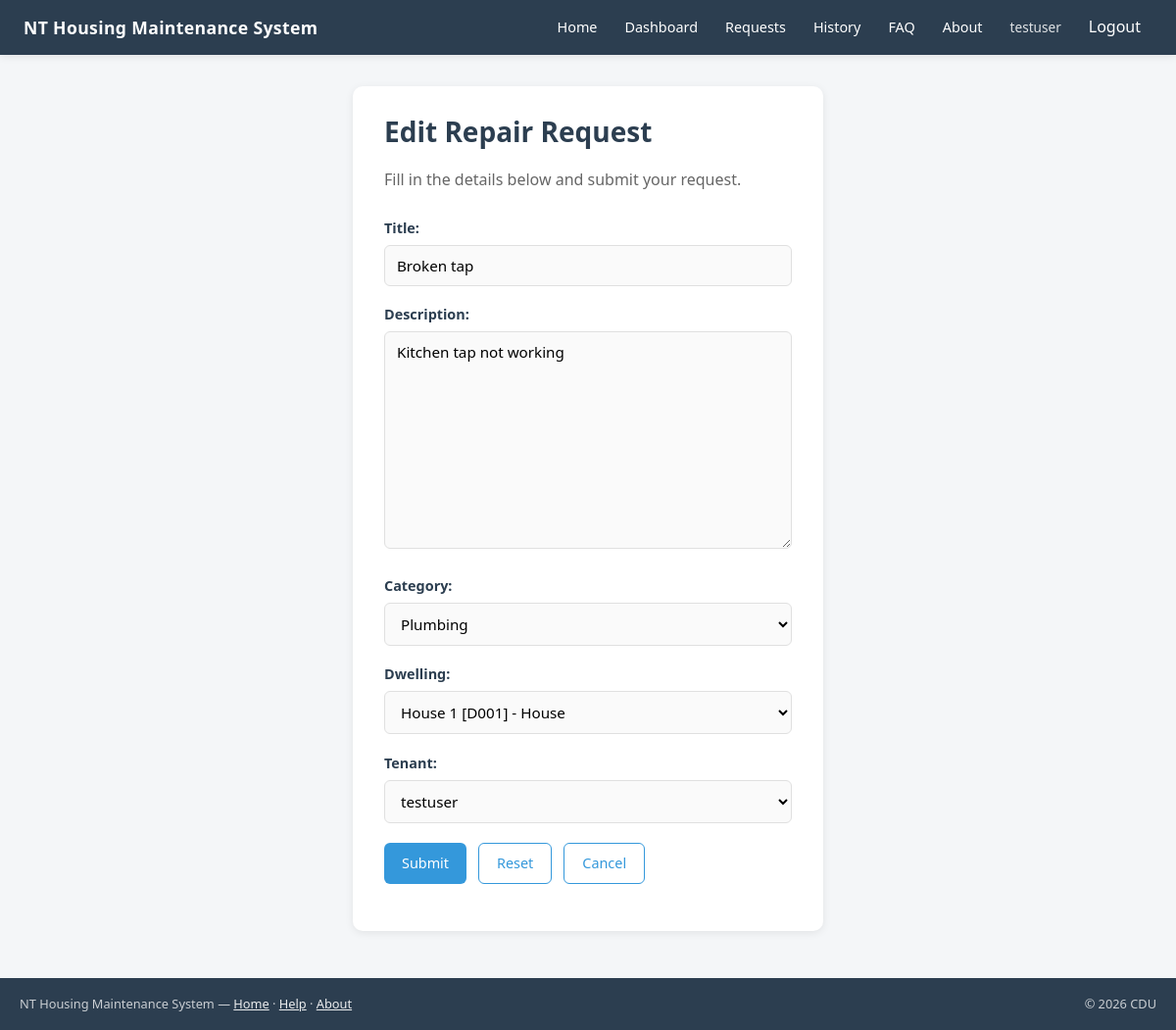
/requests/4/edit/ (signed in), run on the app's committed database.
### housing/models.py (models this page shows, shortened)
class RepairRequest(models.Model):
    STATUS_CHOICES = [
        ("pending", "Pending"),
        ("in_progress", "In Progress"),
        ("completed", "Completed"),
    ]
    objects = RepairRequestQuerySet.as_manager()
    dwelling = models.ForeignKey(Dwelling, on_delete=models.CASCADE)
    tenant = models.ForeignKey(Tenant, on_delete=models.CASCADE)
    category = models.ForeignKey(Category, on_delete=models.CASCADE)
    created_by = models.ForeignKey(
        User,
        on_delete=models.CASCADE,
        related_name="repair_requests",
        null=True,
        blank=True,
    )
    title = models.CharField(max_length=200)
    description = models.TextField()
    status = models.CharField(
        max_length=20,
        choices=STATUS_CHOICES,
        default="pending",
    )
    created_at = models.DateTimeField(auto_now_add=True)
    updated_at = models.DateTimeField(auto_now=True)

### housing/views.py (the view, shortened to what this page needs)
class RepairRequestUpdateView(LoginRequiredMixin, RepairRequestAccessMixin, UpdateView):
    model = RepairRequest
    template_name = "housing/repair_request_form.html"
    success_url = reverse_lazy("repair-request-list")
    login_url = "/login/"
    def get_queryset(self):
        return self.get_accessible_requests()
    def get_form_class(self):
        if PermissionService.is_staff_or_superuser(self.request.user):
            return RepairRequestStaffUpdateForm
        return RepairRequestUserUpdateForm

### housing/forms.py
class RepairRequestUserUpdateForm(forms.ModelForm):
    class Meta:
        model = RepairRequest
        fields = [
            "title",
            "description",
            "category",
            "dwelling",
            "tenant",
        ]

### housing/models.py (called while the page is built)
    def __str__(self):
        return f"{self.address} [{self.dwelling_code}] - {self.get_dwelling_type_display()}"

    def __str__(self):
        return self.user.username

    def __str__(self):
        return self.name

### housing/services.py (called while the page is built)
    @staticmethod
    def is_staff_or_superuser(user):
        return (
            user.is_authenticated
            and (
                user.is_staff
                or user.is_superuser
            )
        )

### housing/views.py (called while the page is built)
    def get_accessible_requests(self):
        if PermissionService.is_staff_or_superuser(self.request.user):
            return RepairRequest.objects.all()
        return RepairRequest.objects.filter(
            Q(created_by=self.request.user) |
            Q(tenant__user=self.request.user)
        ).distinct()

### housing/templates/housing/repair_request_form.html (shortened to what this page needs)
{% extends "housing/base.html" %}
{% block content %}
<div class="container container--narrow">
    <div class="page-card form-card">
        <h1>{% if object %}Edit Repair Request{% else %}Create Repair Request{% endif %}</h1>
        <p class="page-intro">Fill in the details below and submit your request.</p>
        <form method="post">
            {{ form.as_p }}
            <div class="actions">
                <button type="submit" class="btn btn-primary">Submit</button>
                <button type="reset" class="btn btn-outline">Reset</button>
                <a href="{% url 'repair-request-list' %}" class="btn btn-outline">Cancel</a>
            </div>
        </form>
    </div>
</div>
{% endblock %}

### housing/templates/housing/base.html (shortened to what this page needs)
{% load static %}
<!DOCTYPE html>
<html lang="en">
<head>
    <link rel="stylesheet" href="{% static 'housing/css/main.css' %}">
</head>
<body>
    <header class="header">
        <div class="header-inner">
            <div class="brand">NT Housing Maintenance System</div>
            <nav class="nav">
                <a href="{% url 'home' %}">Home</a>
                <a href="{% url 'dashboard' %}">Dashboard</a>
                <a href="{% url 'repair-request-list' %}">Requests</a>
                <a href="{% url 'maintenance-history' %}">History</a>
                <a href="{% url 'faq' %}">FAQ</a>
                <a href="{% url 'about' %}">About</a>
                {% if user.is_authenticated %}
                    <span class="user-label">{{ user.username }}</span>
                    <form method="post" action="{% url 'logout' %}" class="logout-form">
                        <button type="submit" class="logout-button">Logout</button>
                    </form>
                {% else %}
                    <a href="{% url 'register' %}">Register</a>
                    <a href="{% url 'login' %}">Login</a>
                {% endif %}
            </nav>
        </div>
    </header>
    <main>
        {% block content %}{% endblock %}
    </main>
    <footer class="site-footer">
        <div class="footer-container">
            <div class="footer-left">
                NT Housing Maintenance System &mdash;
                <a href="{% url 'home' %}">Home</a> &middot;
                <a href="{% url 'faq' %}">Help</a> &middot;
                <a href="{% url 'about' %}">About</a>
            </div>
            <div class="footer-right">
                &copy; 2026 CDU
            </div>
        </div>
    </footer>
</body>
</html>

### housing/static/housing/css/main.css (style rules this page uses)
:root { --color-primary: #2c3e50; --color-primary-dark: #1a252f; --color-accent: #3498db; --color-accent-hover: #2980b9; --color-success: #639922; --color-success-bg: #eaf3de; --color-success-text: #3b6d11; --color-danger: #e74c3c; --color-purple: #9b59b6; --color-bg: #f4f6f8; --color-surface: #ffffff; --color-border: #e0e0e0; --color-text: #333333; --color-text-muted: #666666; --color-text-light: #999999; --shadow-sm: 0 2px 8px rgba(0, 0, 0, 0.08); --shadow-md: 0 4px 16px rgba(0, 0, 0, 0.1); --radius: 8px; --radius-lg: 10px; --font: "Segoe UI", system-ui, -apple-system, Arial, sans-serif; }
*, *::before, *::after { box-sizing: border-box; }
body { font-family: var(--font); background: var(--color-bg); color: var(--color-text); margin: 0; line-height: 1.6; min-height: 100vh; display: flex; flex-direction: column; }
.header { background: var(--color-primary); color: #fff; padding: 0 24px; box-shadow: var(--shadow-sm); }
.header-inner { display: flex; align-items: center; justify-content: space-between; max-width: 1400px; margin: 0 auto; min-height: 56px; flex-wrap: nowrap; gap: 12px; }
.brand { font-size: 1.1rem; font-weight: 600; letter-spacing: 0.02em; }
.nav { display: flex; gap: 4px; align-items: center; flex-wrap: nowrap; overflow-x: auto; }
.nav a, .nav span, .logout-button { color: #fff; text-decoration: none; padding: 8px 12px; border-radius: 4px; font-size: 0.9rem; }
.nav .user-label { opacity: 0.85; font-size: 0.85rem; }
.logout-form { display: inline; margin: 0; }
.logout-button { background: none; border: none; cursor: pointer; font: inherit; }
main { flex: 1; padding: 32px 20px 48px; }
.container { max-width: 1400px; margin: 0 auto; }
.container--narrow { max-width: 480px; }
.page-card { background: var(--color-surface); border-radius: var(--radius-lg); padding: 28px 32px; box-shadow: var(--shadow-sm); }
.page-intro { color: var(--color-text-muted); margin: 0 0 24px; }
h1, h2, h3 { color: var(--color-primary); line-height: 1.3; }
h1 { font-size: 1.75rem; margin-top: 0; }
p { margin: 0 0 1rem; }
a { color: var(--color-accent); }
.btn { display: inline-block; padding: 10px 18px; border-radius: 6px; font-size: 0.9rem; font-weight: 500; text-decoration: none; border: none; cursor: pointer; font-family: inherit; line-height: 1.4; transition: background 0.15s ease; }
.btn-primary { background: var(--color-accent); color: #fff; }
.btn-outline { background: transparent; color: var(--color-accent); border: 1px solid var(--color-accent); }
.actions { display: flex; flex-wrap: wrap; gap: 12px; margin: 20px 0; }
.form-card { max-width: 480px; }
.form-card form p { margin-bottom: 1.1rem; }
.form-card label { display: block; font-weight: 600; font-size: 0.9rem; color: var(--color-primary); margin-bottom: 6px; }
.form-card input[type="text"], .form-card input[type="email"], .form-card input[type="password"], .form-card input[type="number"], .form-card input[type="date"], .form-card input[type="datetime-local"], .form-card select, .form-card textarea { width: 100%; padding: 10px 12px; border: 1px solid var(--color-border); border-radius: 6px; font-family: inherit; font-size: 0.95rem; background: #fafafa; transition: border-color 0.15s, box-shadow 0.15s; }
.site-footer { background: var(--color-primary); color: rgba(255, 255, 255, 0.75); padding: 16px 20px; font-size: 0.8rem; }
.footer-container { max-width: 1400px; margin: 0 auto; display: flex; justify-content: space-between; align-items: center; gap: 20px; }
.footer-left { flex: 1; }
.footer-right { text-align: right; white-space: nowrap; }
.site-footer a { color: rgba(255, 255, 255, 0.9); }

### data on the page
RepairRequest: title "Broken tap", description "Kitchen tap not working", category "Plumbing", dwelling "House 1 [D001] - House", tenant "testuser"

### other printed values
{{ user.username }} "testuser"
